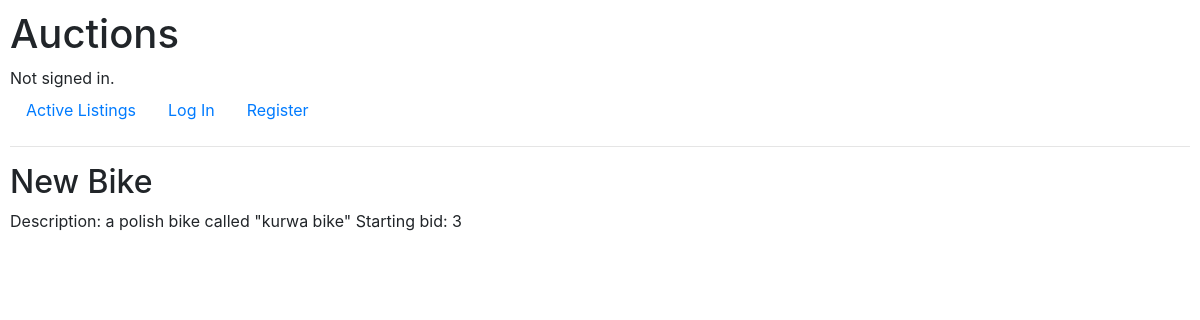
The app's page /listing/1, older data.
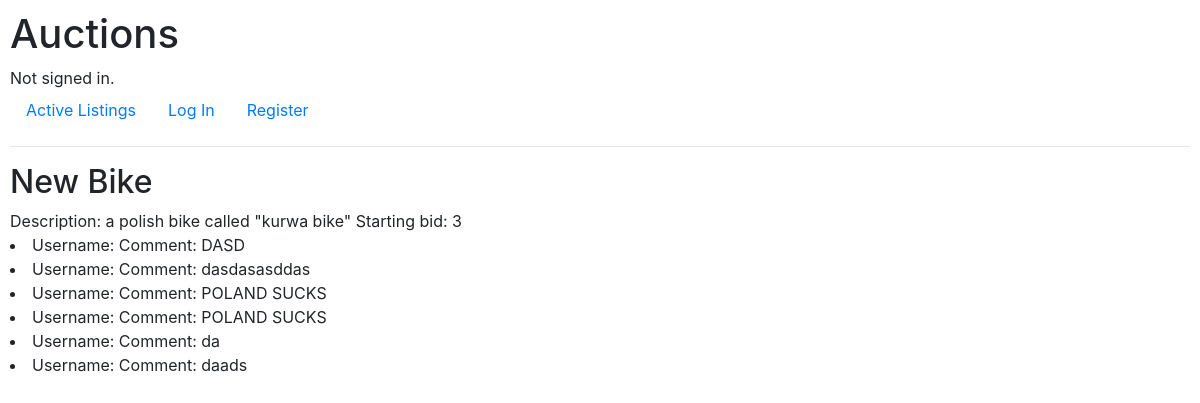
The same page, newer data.
### auctions/models.py (models this page shows, shortened)
class comments(models.Model):
    creator = models.ForeignKey(User, on_delete=models.CASCADE)
    listing = models.ForeignKey(listings, on_delete=models.CASCADE)
    comment = models.CharField(max_length=500)

### auctions/views.py (the view)
# urls.py: path("listing/<int:listing_id>", views.listing, name="listing"),
def listing(request, listing_id):
    return render(request, "auctions/listing.html",{
        "listing": listings.objects.get(id=listing_id),
        "comments": comments.objects.filter(listing=listing_id)
    })

### auctions/templates/auctions/listing.html (shortened to what this page needs)
{% extends "auctions/layout.html" %}
{% block body %}
    <h2>{{ listing.title }}</h2>
    Description: {{ listing.description }}
    Starting bid: {{ listing.starting_bit }}
    {% for comment in comments %}
    <li>Username: {{ comment.user.username }} Comment: {{ comment.comment }}</li>
    {% endfor %}
{% endblock %}

Row changes from the older to the newer data that the page shows:
added comments: comment "DASD"
added comments: comment "dasdasasddas"
added comments: comment "POLAND SUCKS"
added comments: comment "POLAND SUCKS"
added comments: comment "da"
added comments: comment "daads"
